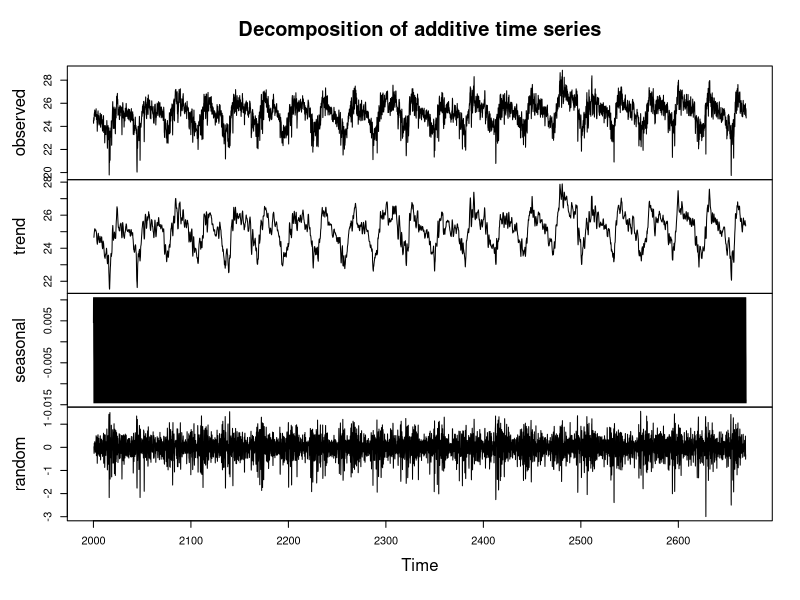
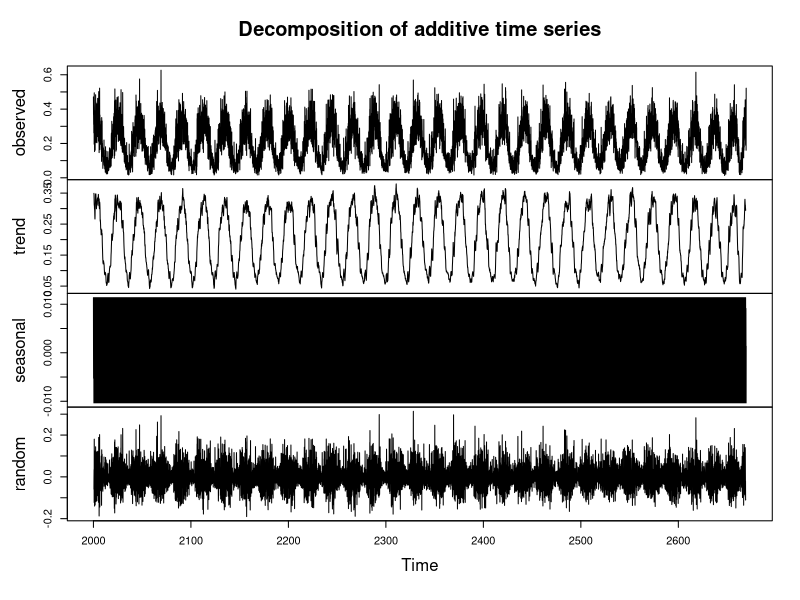

The R script that drew these images, in order:
## ---- chunk 1
knitr::opts_chunk$set(echo = TRUE)
## ---- chunk 2
require(tidyverse)

temp <- read.csv("./Data_Raw/Temperature_Data.csv")
prec <- read.csv("./Data_Raw/Precipitation_Data.csv")
## ---- chunk 3
temp_processed<- temp%>%
  mutate(Date = as.Date(Date, format = "%d-%m-%y"))%>%
  rename(Temp= Temperaturedaily)%>%
  arrange(Date, Country)%>%
  select(Date, Country, Temp)

prec_processed<- prec%>%
  mutate(Date = as.Date(Date, format = "%d-%m-%y"))%>%
  rename(Precip= Precipitationdaily)%>%
  #arrange(Date)%>%
  select(Date, Country, Precip)
## ---- chunk 4
#Filter for Brazil 
#Temperature
BRA_temp <- temp_processed%>%
  filter(Country == 'BRA')
#Precipitation
BRA_precip <- prec_processed%>%
  filter(Country == 'BRA')

#Time series transformation
ts_temp_BRA <- ts(BRA_temp[,3], frequency = 12, start = c(2000,1))
ts_precip_BRA <- ts(BRA_precip[,3], frequency = 12, start = c(2000,1))

#Decompose
decompose_temp_BRA <- decompose(ts_temp_BRA, type = "additive")
plot(decompose_temp_BRA)
decompose_precip_BRA <- decompose(ts_precip_BRA, type = "additive")
plot(decompose_precip_BRA)
